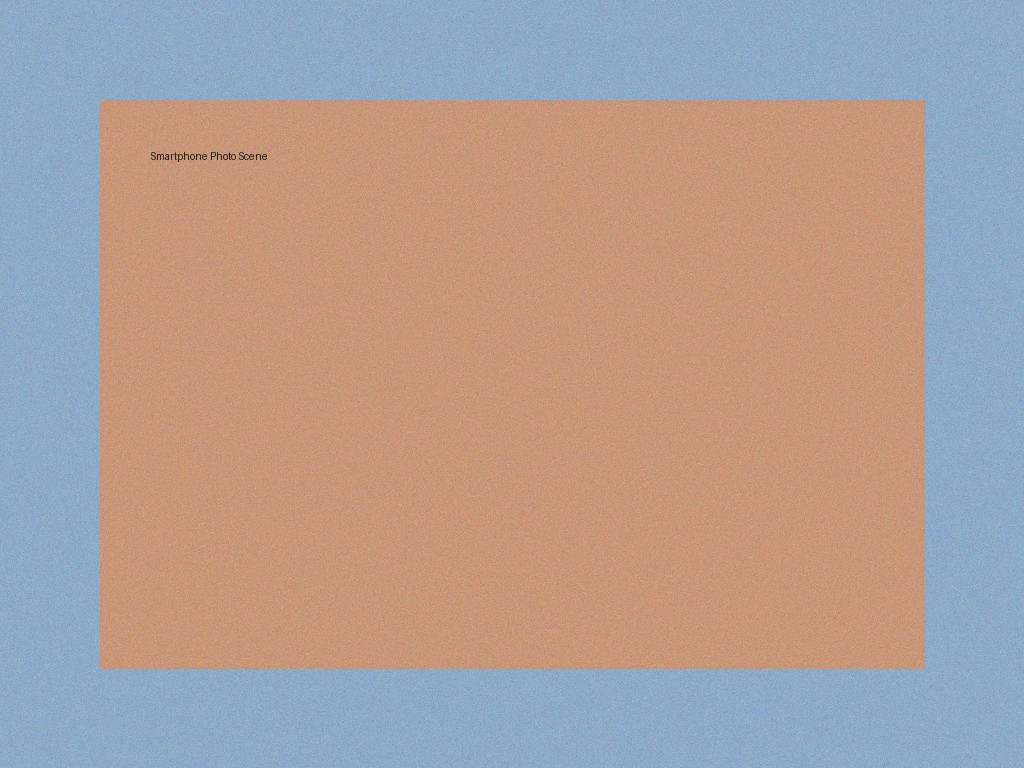
#> input picture backend/uploads/IMG_20260815_142010.jpg, 1024 x 768 px
$ python -i image_features.py   (imports and definitions only)   (older library calls are emulated)
#> lines starting #> are read from the running program, lines starting #| are printed output that depends on the picture
#> further down, picture is the input picture: PIL image 1024x768 RGB; mean R, G, B 175.8, 158.1, 152.1
import io
from typing import Dict, Any, Tuple
import cv2
import numpy as np
from PIL import Image, ImageChops, ImageEnhance

class ImageFeatureExtractor:
    # [35 lines left out: function extract_fft_spectrum, not called in this run]

    @staticmethod
    def compute_ela_metrics(img: Image.Image, quality: int = 90) -> Tuple[float, float, Image.Image]:
        """
        Error Level Analysis (ELA) resaves image at 90% quality and computes difference.
        In authentic images, all areas should degrade uniformly; spliced/manipulated
        regions degrade at substantially different error levels.
        """
#> called with quality = 90
        # Save temporary in-memory JPEG
        buffer = io.BytesIO()
        img.convert("RGB").save(buffer, format="JPEG", quality=quality)
        buffer.seek(0)
        resaved = Image.open(buffer)

        diff = ImageChops.difference(img.convert("RGB"), resaved)

        # Calculate difference metrics
        diff_array = np.array(diff).astype(np.float32)
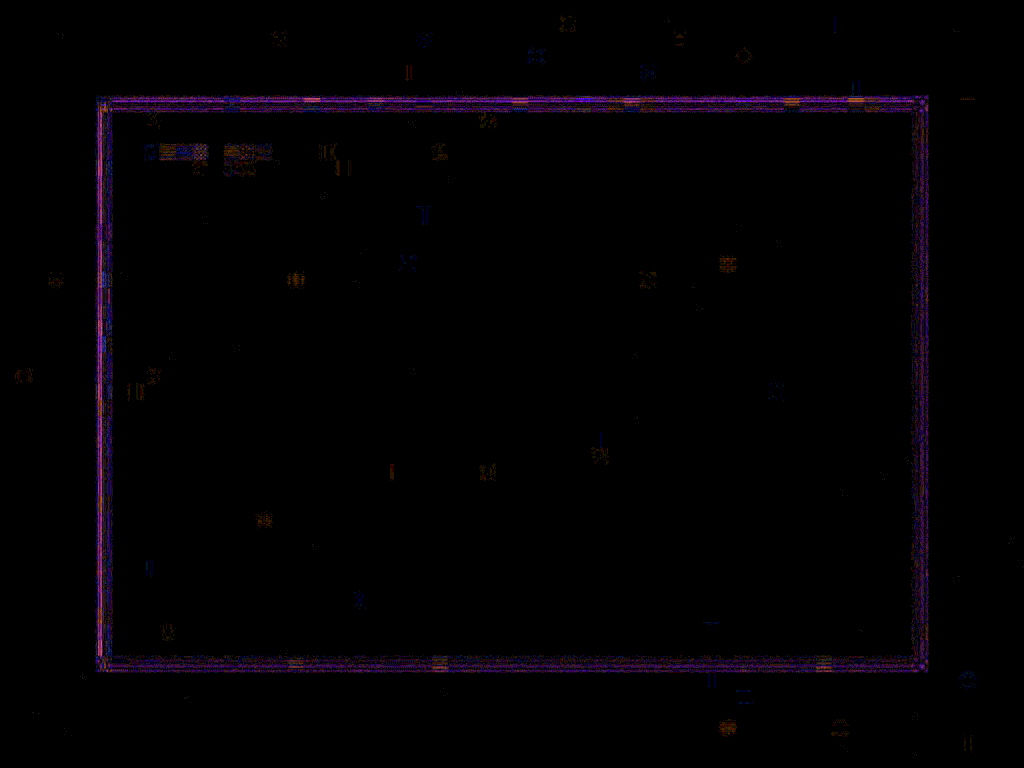
#> diff_array: shape (768, 1024, 3) float32; mean R, G, B 0.119, 0.0448, 0.135; drawn with min black and max white
        mean_diff = float(np.mean(diff_array))
#> mean_diff = 0.0996
        max_diff = float(np.max(diff_array))
#> max_diff = 12
        std_diff = float(np.std(diff_array))
#> std_diff = 0.549

        # Scale for visualization
        scale = 15.0
        enhanced_diff = ImageEnhance.Brightness(diff).enhance(scale)

        return mean_diff, std_diff, enhanced_diff

    # [61 lines left out: functions detect_face_and_boundary_features, analyze_chromatic_consistency, not called in this run]

>>> from PIL import Image
>>> picture = Image.open('../../../uploads/IMG_20260815_142010.jpg')
>>> result = ImageFeatureExtractor().compute_ela_metrics(picture)

$ run again, on backend/uploads/0e08eb90-f963-4032-9151-c14d0c7d3769.jpg
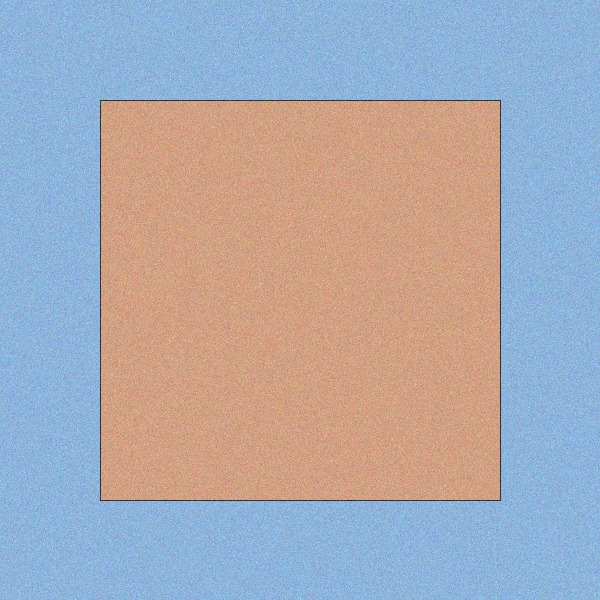
#> input picture backend/uploads/0e08eb90-f963-4032-9151-c14d0c7d3769.jpg, 600 x 600 px
#> picture is the input picture: PIL image 600x600 RGB; mean R, G, B 170.6, 170.6, 179.5
#> in compute_ela_metrics, `diff_array = np.array(diff).astype(np.float32)`:
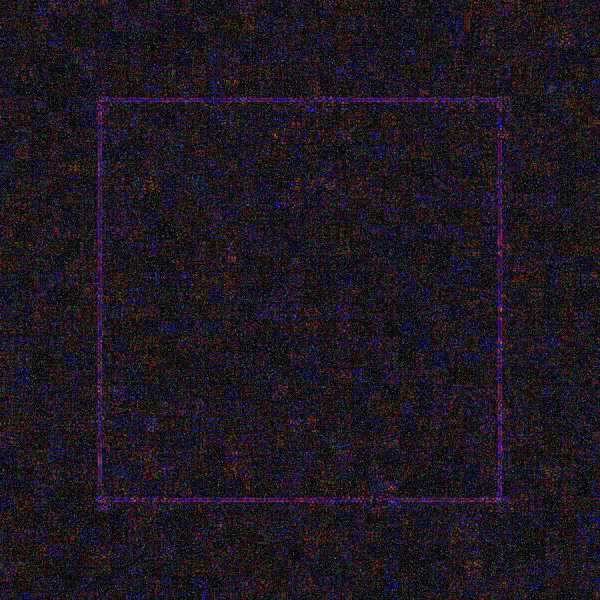
#> diff_array: shape (600, 600, 3) float32; mean R, G, B 2.24, 1.74, 2.42; drawn with min black and max white
#> mean_diff = 2.13
#> max_diff = 19
#> std_diff = 1.79
